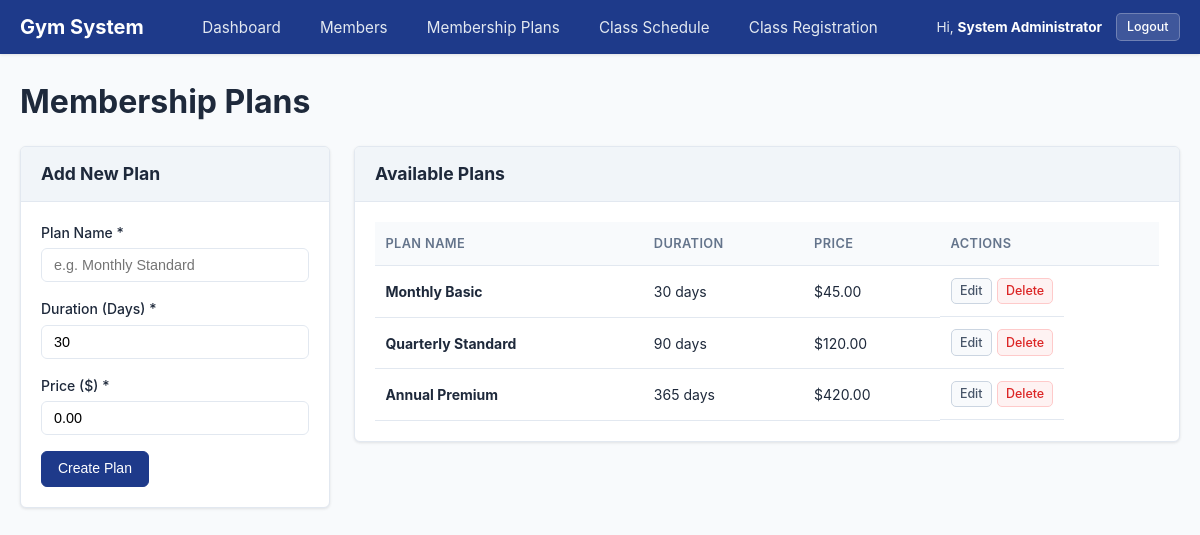
The page /pages/plans.php (signed in) on the database its author committed.
### tables this page shows
CREATE TABLE IF NOT EXISTS `membership_plans` (
    `id` INT AUTO_INCREMENT PRIMARY KEY,
    `plan_name` VARCHAR(100) NOT NULL,
    `duration_days` INT NOT NULL,
    `price` DECIMAL(10, 2) NOT NULL,
    `created_at` TIMESTAMP DEFAULT CURRENT_TIMESTAMP
);

### includes/functions.php (called while the page is built, shortened)
<?php
function escape($value) {
    return htmlspecialchars((string)$value, ENT_QUOTES, 'UTF-8');
}

### models/membership.php (called while the page is built, shortened)
<?php
class Membership {
    private $db_connection;
    public function __construct($db_connection) {
        $this->db_connection = $db_connection;
    }
    public function getAllPlans() {
        $sql_query = "SELECT * FROM membership_plans ORDER BY price ASC";
        $statement = $this->db_connection->prepare($sql_query);
        $statement->execute();
        return $statement->fetchAll();
    }
}

### pages/plans.php (the view, shortened to what this page needs)
<?php
require_once __DIR__ . '/../includes/header.php';
require_once __DIR__ . '/../models/membership.php';
$pdo_connection = getDbConnection();
$membership_model = new Membership($pdo_connection);
$edit_plan = null;
$all_plans = $membership_model->getAllPlans();
?>
<div class="page-title-row">
    <h1>Membership Plans</h1>
</div>
<div class="row">
    <div class="col-form">
        <div class="card">
            <div class="card-header">
                <h2><?php echo $edit_plan ? 'Edit Plan' : 'Add New Plan'; ?></h2>
            </div>
            <div class="card-body">
                <form method="POST" action="<?php echo escape(BASE_URL); ?>/pages/plans.php" class="validated-form">
                    <div class="form-group">
                        <label for="plan_name">Plan Name *</label>
                        <input type="text" id="plan_name" name="plan_name" required class="form-control"
                               value="<?php echo escape($edit_plan['plan_name'] ?? ''); ?>" placeholder="e.g. Monthly Standard">
                    </div>
                    <div class="form-group">
                        <label for="duration_days">Duration (Days) *</label>
                        <input type="number" id="duration_days" name="duration_days" min="1" required class="form-control"
                               value="<?php echo escape($edit_plan['duration_days'] ?? '30'); ?>">
                    </div>
                    <div class="form-group">
                        <label for="price">Price ($) *</label>
                        <input type="number" step="0.01" min="0" id="price" name="price" required class="form-control"
                               value="<?php echo escape($edit_plan['price'] ?? '0.00'); ?>">
                    </div>
                    <button type="submit" class="btn btn-primary">
                        <?php echo $edit_plan ? 'Update Plan' : 'Create Plan'; ?>
                    </button>
                </form>
            </div>
        </div>
    </div>
    <div class="col-table">
        <div class="card">
            <div class="card-header">
                <h2>Available Plans</h2>
            </div>
            <div class="card-body">
                <?php if (empty($all_plans)): ?>
                    <p class="text-muted">No membership plans created yet.</p>
                <?php else: ?>
                    <div class="table-responsive">
                        <table class="data-table">
                            <thead>
                                <tr>
                                    <th>Plan Name</th>
                                    <th>Duration</th>
                                    <th>Price</th>
                                    <th>Actions</th>
                                </tr>
                            </thead>
                            <tbody>
                                <?php foreach ($all_plans as $plan_row): ?>
                                    <tr>
                                        <td><strong><?php echo escape($plan_row['plan_name']); ?></strong></td>
                                        <td><?php echo escape($plan_row['duration_days']); ?> days</td>
                                        <td>$<?php echo escape(number_format((float)$plan_row['price'], 2)); ?></td>
                                        <td class="table-actions">
                                            <a href="<?php echo escape(BASE_URL); ?>/pages/plans.php?action=edit&amp;id=<?php echo escape($plan_row['id']); ?>"
                                               class="btn btn-sm btn-secondary">Edit</a>
                                            <a href="<?php echo escape(BASE_URL); ?>/pages/plans.php?action=delete&amp;id=<?php echo escape($plan_row['id']); ?>"
                                               class="btn btn-sm btn-danger delete-btn" data-confirm="Are you sure you want to delete this plan?">Delete</a>
                                        </td>
                                    </tr>
                                <?php endforeach; ?>
                            </tbody>
                        </table>
                    </div>
                <?php endif; ?>
            </div>
        </div>
    </div>
</div>
<?php require_once __DIR__ . '/../includes/footer.php'; ?>

### assets/css/style.css (style rules this page uses)
:root { --primary-color: #1e3a8a; --primary-hover: #172554; --secondary-color: #64748b; --secondary-hover: #475569; --success-color: #15803d; --danger-color: #b91c1c; --warning-color: #b45309; --bg-color: #f8fafc; --card-bg: #ffffff; --text-color: #1e293b; --text-muted: #64748b; --border-color: #e2e8f0; --radius: 6px; --shadow: 0 1px 3px rgba(0, 0, 0, 0.1); }
* { box-sizing: border-box; margin: 0; padding: 0; }
body { font-family: -apple-system, BlinkMacSystemFont, "Segoe UI", Roboto, Helvetica, Arial, sans-serif; background-color: var(--bg-color); color: var(--text-color); line-height: 1.5; display: flex; flex-direction: column; min-height: 100vh; }
.page-title-row { margin-bottom: 1.25rem; }
.row { display: flex; flex-wrap: wrap; gap: 1.5rem; }
.col-form { flex: 0 0 310px; max-width: 310px; }
.col-table { flex: 1 1 0; min-width: 0; }
.card { background-color: var(--card-bg); border: 1px solid var(--border-color); border-radius: var(--radius); box-shadow: var(--shadow); margin-bottom: 1.5rem; overflow: hidden; }
.card-header { background-color: #f1f5f9; padding: 0.85rem 1.25rem; border-bottom: 1px solid var(--border-color); display: flex; justify-content: space-between; align-items: center; }
.card-header h2 { font-size: 1.1rem; margin: 0; }
.card-body { padding: 1.25rem; }
.table-responsive { width: 100%; overflow-x: auto; -webkit-overflow-scrolling: touch; }
.data-table { width: 100%; border-collapse: collapse; font-size: 0.875rem; }
.data-table th, .data-table td { padding: 0.75rem 0.65rem; border-bottom: 1px solid var(--border-color); text-align: left; vertical-align: middle; }
.data-table th { background-color: #f8fafc; color: var(--text-muted); font-weight: 600; font-size: 0.8rem; text-transform: uppercase; letter-spacing: 0.03em; }
.table-actions { display: inline-flex; align-items: center; gap: 0.3rem; white-space: nowrap; }
.table-actions .btn { padding: 0.28rem 0.52rem; font-size: 0.78rem; }
.form-group { margin-bottom: 1rem; }
.form-group label { display: block; margin-bottom: 0.35rem; font-size: 0.875rem; font-weight: 500; }
.form-control { width: 100%; padding: 0.5rem 0.75rem; font-size: 0.9rem; border: 1px solid var(--border-color); border-radius: var(--radius); outline: none; background-color: #ffffff; }
.btn { display: inline-flex; align-items: center; justify-content: center; padding: 0.5rem 1rem; font-size: 0.875rem; font-weight: 500; line-height: 1.25; text-align: center; text-decoration: none; border: 1px solid transparent; border-radius: var(--radius); cursor: pointer; white-space: nowrap; transition: all 0.15s ease-in-out; }
.btn-primary { background-color: var(--primary-color); color: #ffffff; border-color: var(--primary-color); }
.btn-secondary { background-color: var(--secondary-color); color: #ffffff; border-color: var(--secondary-color); }
.btn-danger { background-color: var(--danger-color); color: #ffffff; border-color: var(--danger-color); }
.btn-sm { padding: 0.35rem 0.65rem; font-size: 0.78rem; font-weight: 500; border-radius: 5px; white-space: nowrap; }
.table-actions .btn-secondary, .btn-sm.btn-secondary { background-color: #f8fafc; color: #475569; border: 1px solid #cbd5e1; }
.table-actions .btn-danger, .btn-sm.btn-danger { background-color: #fef2f2; color: #dc2626; border: 1px solid #fecaca; }

### rows shown on the page
membership_plans: plan_name "Monthly Basic", duration_days "30", price "45.00"
membership_plans: plan_name "Quarterly Standard", duration_days "90", price "120.00"
membership_plans: plan_name "Annual Premium", duration_days "365", price "420.00"

### other values the page prints
$current_user['name'] "System Administrator"
